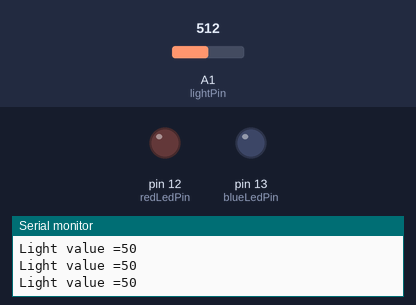
The sketch below on a simulated Arduino Uno, built with avr-gcc and run on an emulated ATmega328P. Shown: output pins drawn as LEDs (lit = HIGH), the last lines printed to the serial monitor. The test bench sets the inputs (shaded band); at power-on: A1 (lightPin) = 512.

Above: at 1.2 s.
1.3 s: A1 (lightPin) set to 315
4.3 s: A1 (lightPin) set to 299
At 5.1 s:
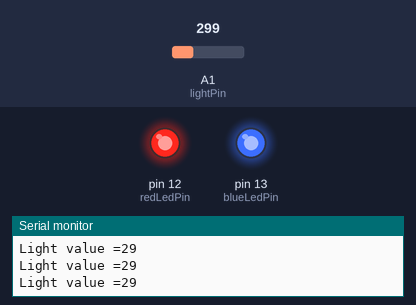
5.8 s: A1 (lightPin) set to 511
At 6.8 s:
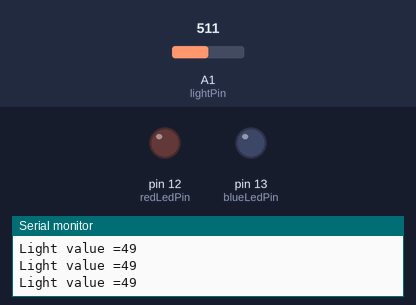
7.3 s: A1 (lightPin) set to 306
At 8.1 s:
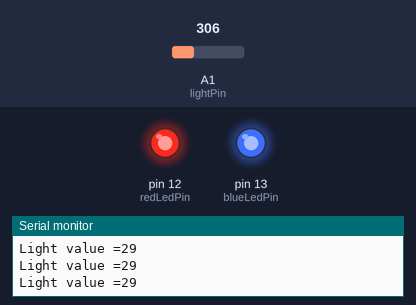
Timing chart, 0 to 10.3 s (numbered marks = the images above; inputs shaded):
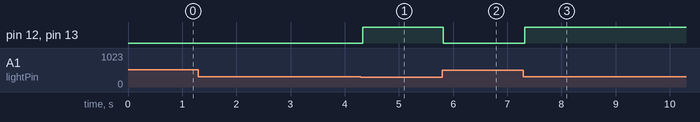

Measured:
- the behaviour switches between 307 and 306 on A1 (lightPin) (found by bisection; images 0 and 1)
- after the input at 4.3 s, pin 12 (redLedPin), pin 13 (blueLedPin): LOW → HIGH at once
- after the input at 5.8 s, pin 12 (redLedPin), pin 13 (blueLedPin): HIGH → LOW at once
- after the input at 7.3 s, pin 12 (redLedPin), pin 13 (blueLedPin): LOW → HIGH at once

The sketch:

Light.ino
```cpp
// (licence header left out)
int lightPin = A1; //The light sensor is plugged into pin A1 of the Arduino.
int redLedPin = 12;   //The red LED is connected pin 12 of the Arduino.
int blueLedPin = 13;  //The blue LED is connected pin 13 of the Arduino.

int data = 0;      //This will store the data from the sensor.

void setup() { //The Setup function runs once.
  pinMode(redLedPin, OUTPUT);   //Setup Red LED pin as an output pin.
  pinMode(blueLedPin, OUTPUT);  //Setup Blue LED pin as an output pin.

  Serial.begin(9600);
}

void loop() { //The loop function runs forever.
  data = analogRead(lightPin); //Read the value from the light sensor and store it in the lightData variable.
  data = map(data,0,1023,0,100);

  Serial.print("Light value =");
  Serial.println(data);  //Print the data to the serial port.
//  delay(1000);           //Wait 1 second (1000mS) before running again.

  if(data < 30 ) {
    digitalWrite(blueLedPin, HIGH);
    digitalWrite(redLedPin, HIGH);
  } else {
    digitalWrite(blueLedPin, LOW);
    digitalWrite(redLedPin, LOW);
  }

}
```
